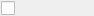
<?xml version="1.0" encoding="UTF-8"?>
<ui version="4.0">
 <class>CheckBox</class>
 <widget class="QWidget" name="CheckBox">
  <property name="windowModality">
   <enum>Qt::NonModal</enum>
  </property>
  <property name="geometry">
   <rect>
    <x>0</x>
    <y>0</y>
    <width>94</width>
    <height>16</height>
   </rect>
  </property>
  <property name="contextMenuPolicy">
   <enum>Qt::NoContextMenu</enum>
  </property>
  <property name="windowTitle">
   <string>CheckBox</string>
  </property>
  <property name="inputMethodHints">
   <set>Qt::ImhNone</set>
  </property>
  <layout class="QVBoxLayout" name="verticalLayout">
   <property name="spacing">
    <number>0</number>
   </property>
   <property name="leftMargin">
    <number>1</number>
   </property>
   <property name="topMargin">
    <number>1</number>
   </property>
   <property name="rightMargin">
    <number>1</number>
   </property>
   <property name="bottomMargin">
    <number>0</number>
   </property>
   <item>
    <widget class="QCheckBox" name="checkBox">
     <property name="sizePolicy">
      <sizepolicy hsizetype="Minimum" vsizetype="Fixed">
       <horstretch>0</horstretch>
       <verstretch>0</verstretch>
      </sizepolicy>
     </property>
     <property name="minimumSize">
      <size>
       <width>25</width>
       <height>0</height>
      </size>
     </property>
     <property name="mouseTracking">
      <bool>false</bool>
     </property>
     <property name="focusPolicy">
      <enum>Qt::ClickFocus</enum>
     </property>
     <property name="contextMenuPolicy">
      <enum>Qt::NoContextMenu</enum>
     </property>
     <property name="layoutDirection">
      <enum>Qt::LeftToRight</enum>
     </property>
     <property name="text">
      <string/>
     </property>
     <property name="iconSize">
      <size>
       <width>40</width>
       <height>40</height>
      </size>
     </property>
     <property name="checkable">
      <bool>true</bool>
     </property>
     <property name="checked">
      <bool>false</bool>
     </property>
     <property name="tristate">
      <bool>false</bool>
     </property>
    </widget>
   </item>
  </layout>
 </widget>
 <layoutdefault spacing="6" margin="11"/>
 <resources/>
 <connections/>
</ui>
